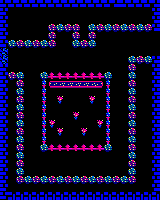

Tiled map render using the project's own tile images. Description and the whole map definition, tile-layer contents included, below:
An orthogonal 20x25 tile map with 8x8 px tiles, 1 tile layer (Capa de Patrones 1).

<map version="1.2" tiledversion="1.2.4" orientation="orthogonal" renderorder="right-down" width="20" height="25" tilewidth="8" tileheight="8" infinite="0" nextlayerid="2" nextobjectid="1">
 <tileset firstgid="1" source="sp.tsx" />
 <layer id="1" name="Capa de Patrones 1" width="20" height="25">
  <data encoding="csv">
17,17,17,17,17,17,17,17,17,17,17,17,17,17,16,17,17,17,17,16,
17,1,1,1,1,1,1,1,1,1,1,1,1,1,1,1,1,1,1,16,
17,1,1,1,1,1,1,1,1,1,1,1,1,1,1,1,1,1,1,16,
17,1,1,1,1,1,37,36,37,37,1,36,37,36,37,36,37,36,37,16,
17,1,1,1,1,1,37,1,1,37,1,37,1,1,1,1,1,1,1,1,
17,36,37,36,37,36,37,1,1,36,37,36,1,1,1,1,1,1,1,1,
11,1,1,1,1,1,1,1,1,1,1,1,1,1,1,1,1,1,1,1,
11,1,1,1,1,1,1,1,1,1,1,1,1,1,1,1,36,37,36,16,
17,1,1,1,1,1,1,1,1,1,1,1,1,1,1,1,37,1,1,16,
17,37,36,1,1,36,4,4,4,4,4,4,4,36,1,1,36,1,1,16,
17,1,37,1,1,2,66,65,65,65,65,65,67,2,1,1,37,1,1,16,
17,1,36,1,1,2,1,1,1,1,1,1,1,2,1,1,36,1,1,16,
17,1,37,1,1,2,1,9,1,1,1,9,1,2,1,1,37,1,1,16,
17,1,36,1,1,2,1,1,1,1,1,1,1,2,1,1,36,1,1,16,
17,1,37,1,1,2,1,1,1,9,1,1,1,2,1,1,37,1,1,16,
17,1,36,1,1,2,9,1,1,1,1,1,9,2,1,1,36,1,1,16,
17,1,37,1,1,2,1,9,1,1,9,1,1,2,1,1,37,1,1,16,
17,1,36,1,1,2,1,1,1,1,1,1,1,2,1,1,36,1,1,16,
17,1,37,1,1,36,4,4,4,4,4,4,4,36,1,1,37,1,1,16,
17,1,36,1,1,1,1,1,1,1,1,1,1,1,1,1,36,1,1,16,
17,1,37,1,1,1,1,1,1,1,1,1,1,1,1,1,37,1,1,16,
17,1,36,1,1,1,1,1,1,1,1,1,1,1,1,1,36,1,1,16,
17,1,37,36,37,36,37,36,37,36,37,36,37,36,37,36,37,1,1,16,
17,1,1,1,1,1,1,1,1,1,1,1,1,1,1,1,1,1,1,16,
17,19,19,19,19,19,19,19,19,19,19,19,19,19,19,19,19,19,19,19
</data>
 </layer>
</map>
